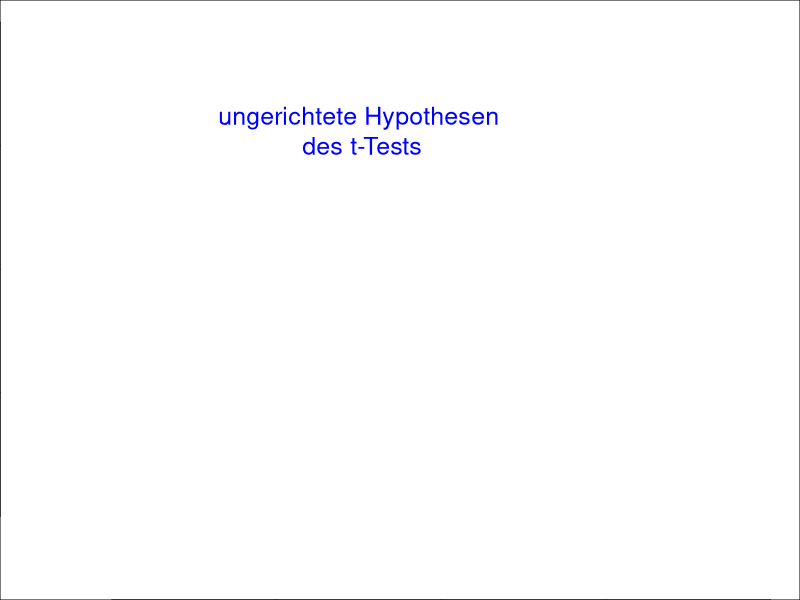

Here is the R script that generated this plot: (Note: this script raises an error after producing the figure.)
# show null-hypothesis and alternative hypothesis 
opar <- par(no.readonly=TRUE) # save original parameters
par(mar=c(0,0,0,0)) # adjust margins to avoid text crop
plot(1:10,1:10,type="n")
text(5, 8, 
     "ungerichtete Hypothesen\n des t-Tests\n f\374r unabh\344ngige Stichproben", 
     cex = 1.5, col = "blue")
text(5, 6, 
     expression(H[0]: mu[Handicap] == mu[Control]), 
     cex = 1.5)
text(5, 5, 
     expression(H[1]: mu[Handicap] != mu[Control]), 
     cex = 1.5)
text(5, 3, 
     expression(t == frac(mu[Handicap] - mu[Control], sqrt(frac(s[Handicap]^2, n[Handicap]) + frac(s[Control]^2, n[Control])))), 
     cex = 1.5)
par(opar) # reestablish original setting
